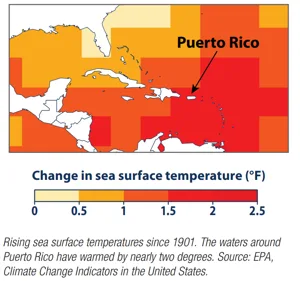
#> input picture asset_run_history/2026-06-08/0352_UTC/data/assets/thumbs/ast_99d9a78f563dbe.webp, 300 x 281 px, found by its file name
$ python build_hsd_apcs114_renderer_proof_v1.py --source-image ../asset_run_history/2026-06-08/0352_UTC/data/assets/thumbs/ast_99d9a78f563dbe.webp
#> lines starting #> are read from the running program, lines starting #| are printed output that depends on the picture
### hsd_run_io.py
from __future__ import annotations

import csv
import io
import json
import os
import re
from pathlib import Path
from typing import Any, Callable, Dict, Iterable, List, Sequence


DEFAULT_VOLATILE_JSON_KEYS = frozenset(
    {
        "compiled_at",
        "compiled_at_local",
        "compiled_at_utc",
        "generated_at",
        "generated_at_local",
        "generated_at_utc",
        "reviewed_at",
        "reviewed_at_local",
        "reviewed_at_utc",
    }
)
DEFAULT_VOLATILE_JSON_SUFFIXES = (
    "_compiled_at",
    "_compiled_at_local",
    "_compiled_at_utc",
    "_generated_at",
    "_generated_at_local",
    "_generated_at_utc",
    "_reviewed_at",
    "_reviewed_at_local",
    "_reviewed_at_utc",
)
DEFAULT_VOLATILE_MARKDOWN_PREFIXES = (
    "Generated:",
    "Draft-copy generated at UTC:",
)


def run_output_dir() -> Path | None:
    raw = os.environ.get("HSD_RUN_OUTPUT_DIR", "").strip()
    if not raw:
        return None
    return Path(raw).resolve()


def output_path(path: str | Path) -> Path:
    p = Path(path)
    if p.is_absolute():
        return p
    root = run_output_dir()
    return root / p if root else p


# [18 lines left out: functions input_candidates, input_path, not called in this run]


def exists(path: str | Path) -> bool:
    return input_path(path).exists()


def is_file(path: str | Path) -> bool:
    return input_path(path).is_file()


def is_dir(path: str | Path) -> bool:
    return input_path(path).is_dir()


def _read_existing_text(path: Path, encoding: str) -> str | None:
    if not path.exists():
        return None
    try:
        return path.read_text(encoding=encoding)
    except Exception:
        return None


def _write_text_if_changed(path: Path, text: str, *, encoding: str, normalize: Callable[[str], str] | None = None) -> None:
    existing = _read_existing_text(path, encoding)
    if existing is not None:
        left = normalize(existing) if normalize else existing
        right = normalize(text) if normalize else text
        if left == right:
            return
    path.write_text(text, encoding=encoding)


def _is_volatile_json_key(key: str, volatile_keys: set[str]) -> bool:
    return key in volatile_keys or key.endswith(DEFAULT_VOLATILE_JSON_SUFFIXES)


# [11 lines left out: function _normalize_json_payload, not called in this run]


def _existing_json_matches(path: Path, payload: Any, volatile_keys: set[str]) -> bool:
    if not path.exists():
        return False
    try:
        existing = json.loads(path.read_text(encoding="utf-8", errors="replace"))
    except Exception:
        return False
    return _normalize_json_payload(existing, volatile_keys) == _normalize_json_payload(payload, volatile_keys)


# [5 lines left out: function _normalize_csv_rows, not called in this run]


def _existing_csv_matches(path: Path, rendered_csv: str, volatile_fields: set[str]) -> bool:
    existing = _read_existing_text(path, "utf-8")
    if existing is None:
        return False
    if not volatile_fields:
        return existing == rendered_csv
    try:
        current_reader = csv.DictReader(io.StringIO(existing))
        new_reader = csv.DictReader(io.StringIO(rendered_csv))
        if list(current_reader.fieldnames or []) != list(new_reader.fieldnames or []):
            return False
        current_rows = _normalize_csv_rows(list(current_reader), volatile_fields)
        new_rows = _normalize_csv_rows(list(new_reader), volatile_fields)
        return current_rows == new_rows
    except Exception:
        return False


# [12 lines left out: function strip_volatile_markdown_lines, not called in this run]


def write_text(
    path: str | Path,
    text: str,
    encoding: str = "utf-8",
    *,
    if_changed: bool = True,
    normalize: Callable[[str], str] | None = None,
) -> Path:
    out = output_path(path)
    out.parent.mkdir(parents=True, exist_ok=True)
    if if_changed:
        _write_text_if_changed(out, text, encoding=encoding, normalize=normalize)
    else:
        out.write_text(text, encoding=encoding)
    return out


def write_json(
    path: str | Path,
    payload: Any,
    *,
    volatile_keys: Iterable[str] | None = DEFAULT_VOLATILE_JSON_KEYS,
    if_changed: bool = True,
    **kwargs: Any,
) -> Path:
    if "indent" not in kwargs:
        kwargs["indent"] = 2
    out = output_path(path)
    out.parent.mkdir(parents=True, exist_ok=True)
    if if_changed and _existing_json_matches(out, payload, set(volatile_keys or ())):
        return out
    out.write_text(json.dumps(payload, **kwargs), encoding="utf-8")
    return out


# [26 lines left out: functions read_text, read_json, read_csv, not called in this run]


def write_csv(
    path: str | Path,
    rows: Iterable[Dict[str, Any]],
    fieldnames: Sequence[str],
    *,
    extrasaction: str = "ignore",
    volatile_fields: Sequence[str] | None = None,
    if_changed: bool = True,
) -> Path:
    out = output_path(path)
    out.parent.mkdir(parents=True, exist_ok=True)
    materialized_rows = list(rows)
    buffer = io.StringIO()
    writer = csv.DictWriter(buffer, fieldnames=fieldnames, extrasaction=extrasaction)
    writer.writeheader()
    writer.writerows(materialized_rows)
    rendered_csv = buffer.getvalue()
    if if_changed and _existing_csv_matches(out, rendered_csv, set(volatile_fields or ())):
        return out
    with out.open("w", newline="", encoding="utf-8") as handle:
        handle.write(rendered_csv)
    return out

### scripts/build_hsd_apcs114_renderer_proof_v1.py
from __future__ import annotations

import argparse
import csv
import hashlib
import json
import subprocess
import sys
import tempfile
import textwrap
from datetime import datetime, timezone
from pathlib import Path
from typing import Any

sys.path.insert(0, str(Path(__file__).resolve().parents[1]))

from hsd_run_io import run_output_dir, write_csv, write_json, write_text

try:
    from PIL import Image, ImageDraw, ImageFont, ImageOps
except Exception:  # pragma: no cover
    Image = None  # type: ignore[assignment]
    ImageDraw = None  # type: ignore[assignment]
    ImageFont = None  # type: ignore[assignment]
    ImageOps = None  # type: ignore[assignment]


VERSION = "hsd-apcs114-renderer-proof-v1-review-only"
GENERATED_BY = "scripts/build_hsd_apcs114_renderer_proof_v1.py"
DEFAULT_BLENDER_EXECUTABLE = Path(r"C:\Program Files\Blender Foundation\Blender 5.1\blender.exe")
DEFAULT_SOURCE_IMAGE = Path(
    "data/assets/quarantine/review_only_candidates/action_photo_candidates/nwsl/sophia_wilson/apcs114_operator_review.jpg"
)
DEFAULT_OUTPUT_DIR = Path("outputs/local/tmp/apcs114_renderer_proof_v1")
RUNNER_NAME = "apcs114_renderer_proof_runner.py"
SPECS_NAME = "apcs114_proof_specs.json"
CONTACT_SHEET_NAME = "contact_sheet.png"
MANIFEST_NAME = "manifest.json"
REPORT_NAME = "visual_proof_report.md"
CSV_NAME = "manual_visual_review_intake.csv"
CANVAS = {"width": 1080, "height": 1350}
BURN_IN = "REVIEW ONLY - APCS114 QUARANTINE PROOF"

FALSE_GUARDRAILS = {
    "approval_state_change": False,
    "asset_approved": False,
    "asset_downloads": False,
    "auto_approval": False,
    "auto_publish": False,
    "download_performed": False,
    "headshot_writes": False,
    "move_files": False,
    "paid_apis": False,
    "protected_asset_moves": False,
    "publish_ready": False,
    "publishing": False,
    "source_auto_enabled": False,
}

CSV_FIELDS = [
    "proof_id",
    "proof_name",
    "render_path",
    "crop_strategy",
    "composition_treatment_mode",
    "visual_strength",
    "known_limit",
    "operator_decision",
    "operator_notes",
    "review_only",
    "asset_downloads",
    "approval_state_change",
    "publish_ready",
    "publishing",
]


class RenderResult:
    def __init__(self, returncode: int, stdout: str, stderr: str) -> None:
        self.returncode = returncode
        self.stdout = stdout
        self.stderr = stderr


def now_iso() -> str:
    return datetime.now(timezone.utc).isoformat()


def repo_root() -> Path:
    return Path(__file__).resolve().parents[1]


def resolve_output_dir(explicit: str | None = None) -> Path:
    if explicit:
        return Path(explicit)
    return run_output_dir() or DEFAULT_OUTPUT_DIR


def resolve_source_image(explicit: str | None = None) -> Path:
    raw = Path(explicit) if explicit else DEFAULT_SOURCE_IMAGE
    return raw if raw.is_absolute() else repo_root() / raw


def resolve_blender_executable(explicit: str | None = None) -> Path | None:
    if explicit:
        candidate = Path(explicit)
        return candidate if candidate.exists() else None
    return DEFAULT_BLENDER_EXECUTABLE if DEFAULT_BLENDER_EXECUTABLE.exists() else None


def sha256_file(path: Path) -> str:
    digest = hashlib.sha256()
    with path.open("rb") as handle:
        for chunk in iter(lambda: handle.read(1024 * 1024), b""):
            digest.update(chunk)
    return digest.hexdigest()


def probe_blender_version(blender_executable: Path | None) -> str:
    if not blender_executable:
        return ""
    result = subprocess.run(
        [blender_executable.as_posix(), "--version"],
        capture_output=True,
        text=True,
        encoding="utf-8",
        errors="replace",
        check=False,
    )
    return (result.stdout or result.stderr).splitlines()[0].strip() if (result.stdout or result.stderr) else ""


def build_proof_specs() -> list[dict[str, Any]]:
    return [
        {
            "proof_id": "proof_01_score_final_editorial",
            "proof_name": "Score Final Editorial",
            "filename": "proof_01_score_final_editorial.png",
            "texture_filename": "proof_01_score_final_editorial_texture.png",
            "crop_strategy": "center_right_4x5_face_body_balance",
            "crop_center": [0.64, 0.66],
            "crop_zoom": 1.72,
            "composition_treatment_mode": "photo_plus_dark_score_plane_blender_depth",
            "visual_strength": "strongest_score_social_candidate",
            "known_limit": "group_celebration_not_solo_hero",
            "accent_color": [236, 192, 87],
            "background_top": [7, 9, 15],
            "background_bottom": [16, 24, 37],
            "headline": "FINAL",
            "subhead": "THORNS HOLD THE MOMENT",
            "score": "2 - 1",
            "caption": "APCS114 / SOPHIA WILSON",
            "photo_location": [-1.46, 0.50, 0.22],
            "photo_scale": [1.88, 1.0, 2.78],
            "photo_rotation_z": -2.0,
            "text_anchor_x": 1.05,
        },
        {
            "proof_id": "proof_02_celebration_news_depth",
            "proof_name": "Celebration News Depth",
            "filename": "proof_02_celebration_news_depth.png",
            "texture_filename": "proof_02_celebration_news_depth_texture.png",
            "crop_strategy": "right_4x5_celebration_stack",
            "crop_center": [0.72, 0.66],
            "crop_zoom": 1.70,
            "composition_treatment_mode": "layered_news_card_photo_plane",
            "visual_strength": "best_news_celebration_route",
            "known_limit": "foreground_group_read_requires_manual_check",
            "accent_color": [255, 94, 74],
            "background_top": [9, 12, 20],
            "background_bottom": [27, 24, 34],
            "headline": "LATE GOAL",
            "subhead": "CELEBRATION FRAME",
            "score": "MATCHWEEK 5",
            "caption": "REVIEW-ONLY SOURCE TEST",
            "photo_location": [0.94, 0.58, 0.10],
            "photo_scale": [1.82, 1.0, 2.98],
            "photo_rotation_z": 1.4,
            "text_anchor_x": -2.45,
        },
        {
            "proof_id": "proof_03_clean_magazine_stat_shell",
            "proof_name": "Clean Magazine Stat Shell",
            "filename": "proof_03_clean_magazine_stat_shell.png",
            "texture_filename": "proof_03_clean_magazine_stat_shell_texture.png",
            "crop_strategy": "right_4x5_negative_space_stat_shell",
            "crop_center": [0.70, 0.64],
            "crop_zoom": 1.55,
            "composition_treatment_mode": "minimal_magazine_stat_shell",
            "visual_strength": "cleanest_editorial_baseline",
            "known_limit": "source_is_group_photo_not_isolated_player",
            "accent_color": [216, 202, 156],
            "background_top": [14, 16, 24],
            "background_bottom": [20, 24, 31],
            "headline": "32'",
            "subhead": "GAME-STATE FEATURE",
            "score": "RIGHT CROP STUDY",
            "caption": "TEXT-SAFE PLANE TEST",
            "photo_location": [1.36, 0.52, 0.02],
            "photo_scale": [1.54, 1.0, 2.56],
            "photo_rotation_z": -1.0,
            "text_anchor_x": -2.42,
        },
    ]


def crop_texture(source_image: Path, output_path: Path, center: list[float], zoom: float) -> dict[str, Any]:
#> called with zoom = 1.72
    if Image is None or ImageOps is None:
        raise RuntimeError("Pillow is required to prepare APCS114 review-only render textures")
    with Image.open(source_image) as source:
#> source is the input picture: PIL image 300x281 RGB; mean R, G, B 235.9, 177.5, 152.4
        rgb = source.convert("RGB")
        width, height = rgb.size
        target_ratio = CANVAS["width"] / CANVAS["height"]
        if width / height > target_ratio:
            base_height = height
            base_width = int(round(height * target_ratio))
        else:
            base_width = width
            base_height = int(round(width / target_ratio))
        zoom = max(1.0, float(zoom))
        crop_width = max(1, int(round(base_width / zoom)))
        crop_height = max(1, int(round(base_height / zoom)))
        center_x = int(round(width * float(center[0])))
        center_y = int(round(height * float(center[1])))
        left = max(0, min(width - crop_width, center_x - crop_width // 2))
        top = max(0, min(height - crop_height, center_y - crop_height // 2))
        crop = rgb.crop((left, top, left + crop_width, top + crop_height))
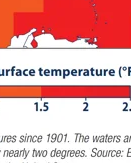
#> crop: PIL image 131x163 RGB; mean R, G, B 231.7, 171.8, 171
        fitted = crop.resize((CANVAS["width"], CANVAS["height"]), getattr(getattr(Image, "Resampling", Image), "LANCZOS", 1))
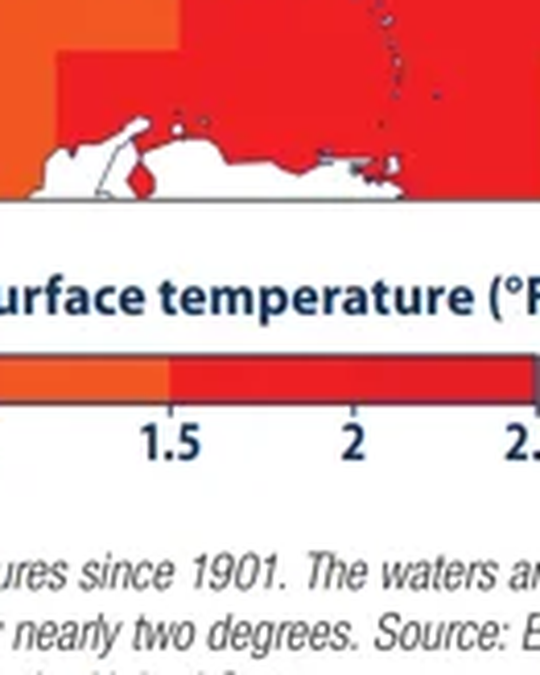
#> fitted: PIL image 1080x1350 RGB (shown at 1/2 size); mean R, G, B 231.3, 171.4, 170.5
        output_path.parent.mkdir(parents=True, exist_ok=True)
        fitted.save(output_path, "PNG")
        return {
            "source_size": list(rgb.size),
            "texture_size": [CANVAS["width"], CANVAS["height"]],
            "crop_box": [left, top, left + crop_width, top + crop_height],
            "crop_zoom": zoom,
        }


def prepare_specs(output_dir: Path, source_image: Path) -> list[dict[str, Any]]:
    texture_dir = output_dir / "review_only_render_textures"
    specs: list[dict[str, Any]] = []
    for base in build_proof_specs():
        row = dict(base)
        output_png = output_dir / row["filename"]
        texture_path = texture_dir / row["texture_filename"]
        texture_info = crop_texture(source_image, texture_path, list(row["crop_center"]), float(row["crop_zoom"]))
        row.update(
            {
                "output_png_path": output_png.as_posix(),
                "texture_path": texture_path.as_posix(),
                "source_image_path": source_image.as_posix(),
                "source_image_present": source_image.exists(),
                "source_image_sha256": sha256_file(source_image) if source_image.exists() else "",
                "texture_info": texture_info,
                "canvas": dict(CANVAS),
                "review_only": True,
                "burn_in_text": BURN_IN,
            }
        )
#> (the rest of the program and of its run is left out)
